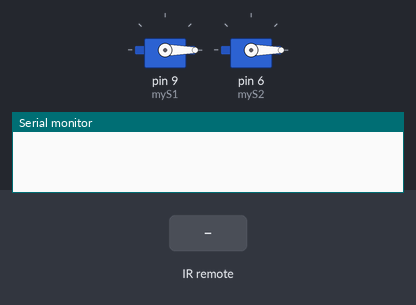
A sketch run on a simulated Arduino Uno, built with avr-gcc and run on an emulated ATmega328P. Shown: 2 × servo, the last lines printed to the serial monitor. The inputs (shaded band) are chosen by the test bench.

Above: at 1.2 s.
1.3 s: infrared code 0xBC43FF00 received
At 2.5 s:
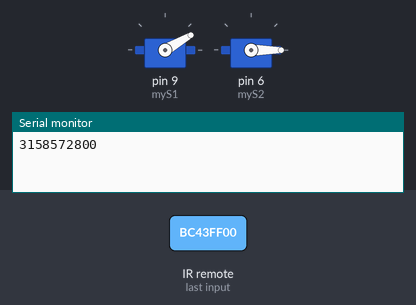
2.8 s: infrared code 0xF609FF00 received
At 3.8 s:
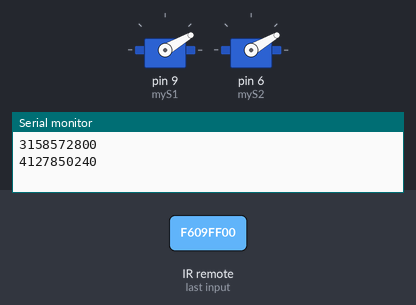
4.3 s: infrared code 0xBF40FF00 received
At 4.9 s:
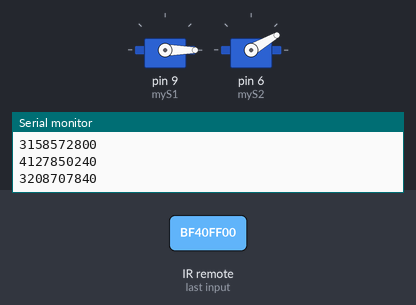
5.8 s: infrared code 0xEA15FF00 received
At 6.1 s:
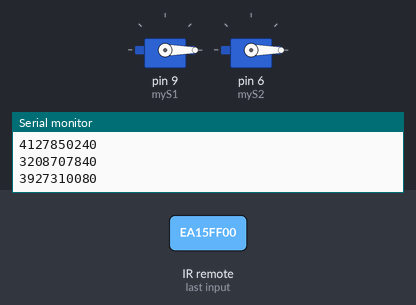
Timing chart, 0 to 8.3 s (numbered marks = the images above; inputs shaded):
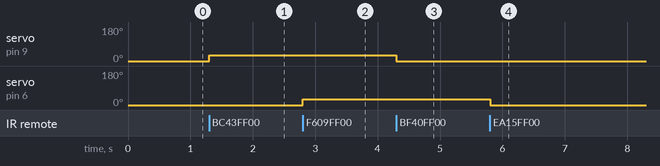

Measured:
- after the input at 1.3 s, servo on pin 9 (myS1): 0° → 30° at once
- after the input at 2.8 s, servo on pin 6 (myS2): 0° → 30° at once
- after the input at 4.3 s, servo on pin 9 (myS1): 30° → 0° at once
- after the input at 5.8 s, servo on pin 6 (myS2): 30° → 0° at once

The sketch:

IR_Moves_Servo.ino
```cpp
#include <IRremote.h>
#include <Servo.h>

const int IRpin = 11;
IRrecv getIR(IRpin);
decode_results results;
Servo myS1;
Servo myS2;

void setup(){
  Serial.begin(9600);
  //Serial.println("Enabling IR.");
  getIR.enableIRIn();
  //Serial.println("Enabled IR.");
  myS1.attach(9);
  myS2.attach(6);
  myS1.write(0);
  myS2.write(0);
}

void loop(){
  if(getIR.decode()){
    Serial.println(getIR.decodedIRData.decodedRawData, DEC);
    getIR.resume();
    if(getIR.decodedIRData.decodedRawData == 3158572800){
      //Serial.println("Open");
      myS1.write(30);
      delay(15);
    }
    if(getIR.decodedIRData.decodedRawData == 3208707840){
      //Serial.println("Close");
      myS1.write(0);
      delay(15);
    }

    if(getIR.decodedIRData.decodedRawData == 4127850240){
      //Serial.println("Close");
      myS2.write(30);
      delay(15);
    }
    if(getIR.decodedIRData.decodedRawData == 3927310080){
      //Serial.println("Close");
      myS2.write(0);
      delay(15);
    }
  }
}
```
